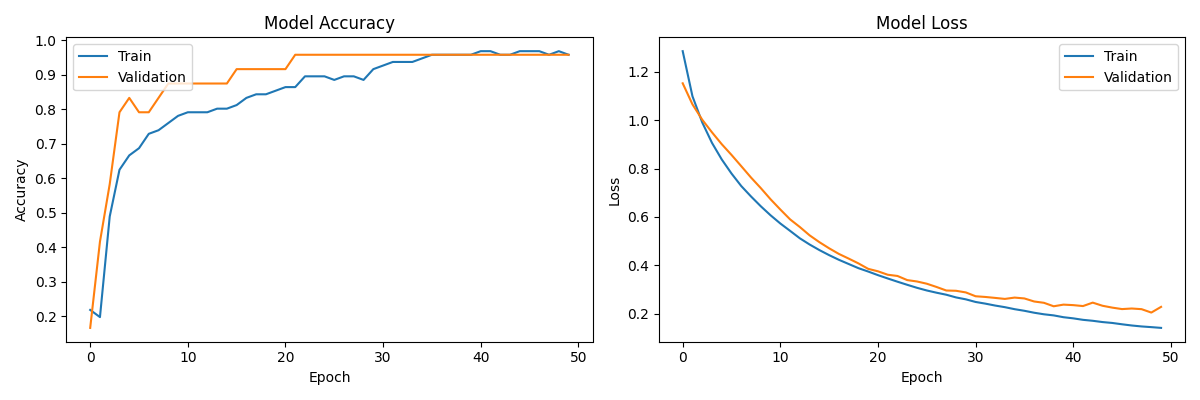

Write the Python code that produced this figure.
import matplotlib.pyplot as plt
import numpy as np
from sklearn.datasets import load_iris
from sklearn.model_selection import train_test_split
from sklearn.preprocessing import StandardScaler
from tensorflow.keras.layers import Dense
from tensorflow.keras.models import Sequential
from tensorflow.keras.utils import plot_model, to_categorical

# Load the Iris dataset
iris = load_iris()
X = iris.data
y = iris.target

# One-hot encode the target variable
y = to_categorical(y)

# Split the dataset into training and testing sets
X_train, X_test, y_train, y_test = train_test_split(
    X, y, test_size=0.2, random_state=42)

# Standardize the features
scaler = StandardScaler()
X_train = scaler.fit_transform(X_train)
X_test = scaler.transform(X_test)

# Build the neural network
model = Sequential()
# Input layer and first hidden layer
model.add(Dense(10, input_shape=(X_train.shape[1],), activation='relu'))
model.add(Dense(10, activation='relu'))  # Second hidden layer
model.add(Dense(y.shape[1], activation='softmax'))  # Output layer

# Visualize the model architecture
plot_model(model, to_file='model_architecture.png',
           show_shapes=True, show_layer_names=True)

# Compile the model
model.compile(optimizer='adam', loss='categorical_crossentropy',
              metrics=['accuracy'])

# Train the model and save the training history
history = model.fit(X_train, y_train, epochs=50,
                    batch_size=5, validation_split=0.2)

# Evaluate the model
loss, accuracy = model.evaluate(X_test, y_test)
print(f"Test Accuracy: {accuracy:.2f}")

# Plot training & validation accuracy values
plt.figure(figsize=(12, 4))
plt.subplot(1, 2, 1)
plt.plot(history.history['accuracy'])
plt.plot(history.history['val_accuracy'])
plt.title('Model Accuracy')
plt.xlabel('Epoch')
plt.ylabel('Accuracy')
plt.legend(['Train', 'Validation'], loc='upper left')

# Plot training & validation loss values
plt.subplot(1, 2, 2)
plt.plot(history.history['loss'])
plt.plot(history.history['val_loss'])
plt.title('Model Loss')
plt.xlabel('Epoch')
plt.ylabel('Loss')
plt.legend(['Train', 'Validation'], loc='upper right')

plt.tight_layout()
plt.savefig('lab6_demo.png')
